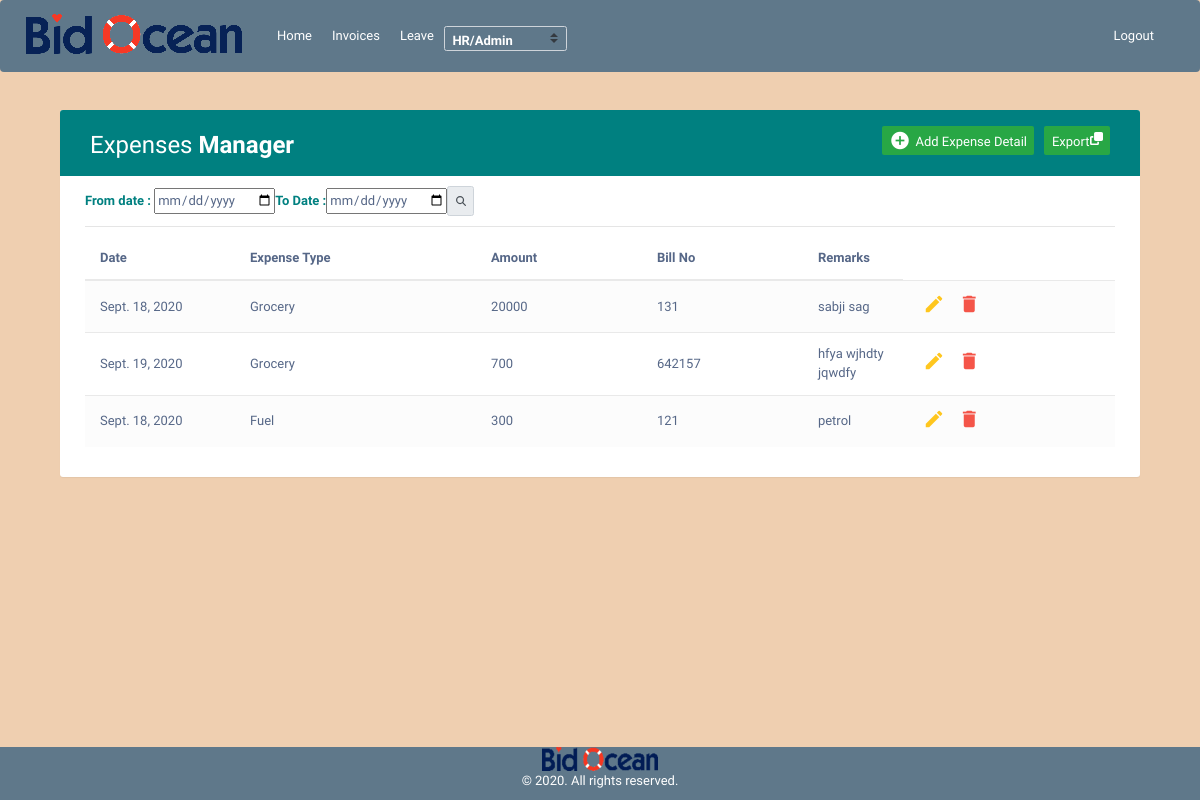
Before: /expenses/ (signed in) with the older database file.
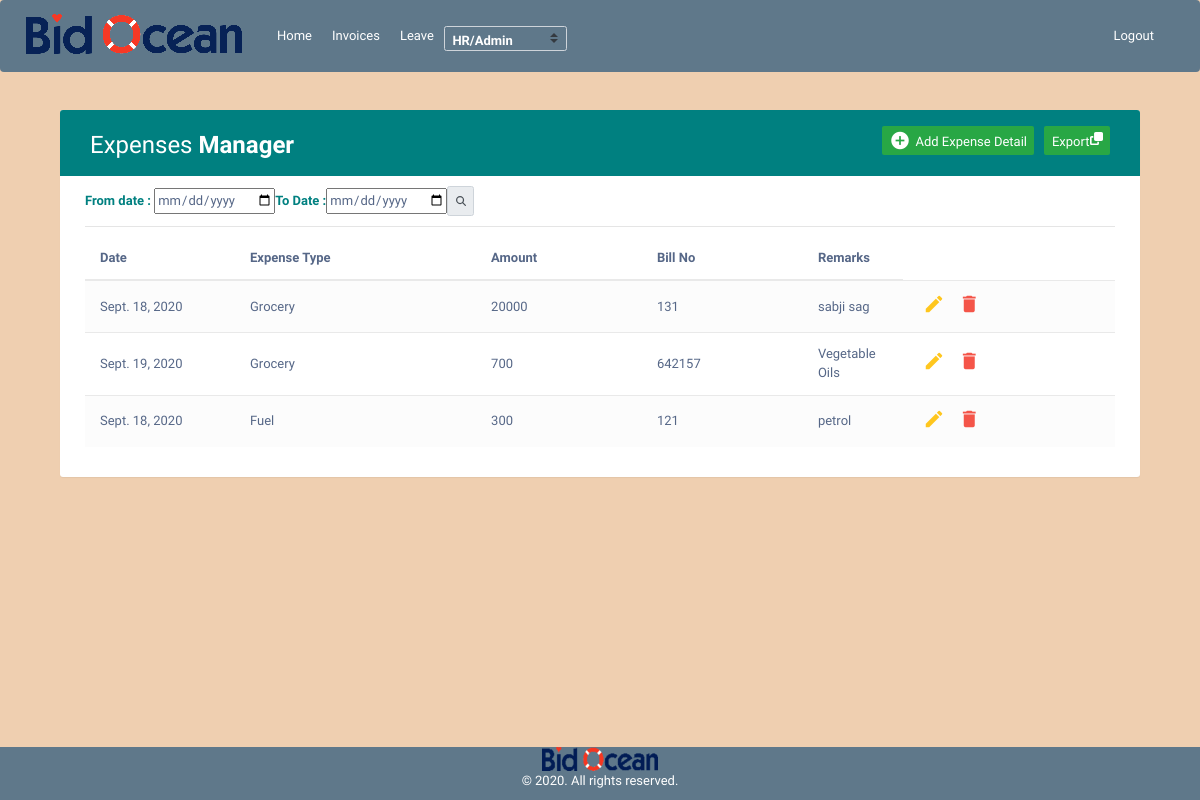
After: the same page with the newer database file.
### expenses/models.py (models this page shows, shortened)
class Expenses(models.Model):
	id           = models.AutoField(primary_key=True)
	expense_date = models.DateField()
	expense_type = models.ForeignKey(ExpenseType,on_delete=models.CASCADE)
	amount       = models.IntegerField()
	bill_no      = models.CharField(max_length=200)
	remarks      = models.TextField(null=True, blank=True)
	added_by     = models.ForeignKey(Employee, on_delete=models.SET_NULL, null=True, blank=True)

class ExpenseType(models.Model):
	id           = models.AutoField(primary_key=True)
	expense_type = models.CharField(max_length=200)
	added_date   = models.DateTimeField(auto_now_add=True)
	added_by     = models.ForeignKey(Employee, on_delete=models.SET_NULL, null=True, blank=True)

### expenses/views.py (the view, shortened to what this page needs)
# urls.py: path("",views.ExpensesView.as_view(),name="expenses"),
class ExpensesView(AdminOrHRPanelMixin, TemplateView):
    template_name = 'expenses/expenses.html'
    def get(self, request):
        employee         = Employee.objects.get(auth_tbl=self.request.user)
        role             = employee.role.name.lower()
        expenses_list    = Expenses.objects.all()
        expense_types    = ExpenseType.objects.all()
        from_date     = request.GET.get('from_date', None)
        to_date       = request.GET.get('to_date', None)
        query_param = {}
        if (from_date is not None and to_date is not None) and (from_date != "" and to_date != ""):
            query_param['from_date'] = from_date
            query_param['to_date']   = to_date
            to_date       = datetime.strptime(to_date,"%Y-%m-%d").date()
            from_date     = datetime.strptime(from_date,"%Y-%m-%d").date()
            expenses_list = expenses_list.filter(expense_date__gte=from_date, expense_date__lte=to_date)
        expenses_list = expenses_list.order_by('-amount')
        paginator        = Paginator(expenses_list,10)
        page             = request.GET.get('page')
        paginatedcontent = paginator.get_page(page)
        context = {
            'role'          : role,
            'expense_types' : expense_types,
            'expenses'      : paginatedcontent,
            'query_param'   : query_param,
        }
        return render(request, self.template_name, context)

### user_invoice/mixin.py (called while the page is built)
    def test_func(self):
        user     = self.request.user
        employee = Employee.objects.get(auth_tbl=user)
        return employee.role.name.lower() == 'admin' or employee.role.name.lower() == 'hr'

### expenses/templates/expenses/expenses.html (shortened to what this page needs)
{% extends "user_invoice/base.html" %}
{% load crispy_forms_tags %}
{% block content %}
<!DOCTYPE html>
<html lang="en">
<head>
<link rel="stylesheet" href="https://maxcdn.bootstrapcdn.com/font-awesome/4.7.0/css/font-awesome.min.css">
<link rel="stylesheet" href="https://maxcdn.bootstrapcdn.com/bootstrap/3.3.7/css/bootstrap.min.css">
<link rel="stylesheet" href="https://maxcdn.bootstrapcdn.com/bootstrap/4.0.0/css/bootstrap.min.css">
  <body style="background-color: #EFCFB0;">
    <div class="container" style="margin-top: 80px;">
        <div class="table-wrapper">
            <div class="table-title">
                <div class="row">
                    <div class="col-sm-6">
						<h2>Expenses <b>Manager</b></h2>
					</div>
					<div class="col-sm-6">
						<a href="{% url 'export_expenses_xls' %}" class="btn btn-success"><i class="fa fa-clone" aria-hidden="true"></i>
							<span>Export</span> </a>
						<a href="#addEmployeeModal" class="btn btn-success" data-toggle="modal"><i class="material-icons">&#xE147;</i> <span>Add Expense Detail</span></a>
					</div>
                </div>
            </div>
            <form>
            <table>
            	<tr>
            		<td><b style="color: teal;"> From date :</b> <input type="date" name="from_date" value="{{request.GET.from_date}}"></td>
					<td><b style="color: teal;"> To Date :</b><input type="date" name="to_date" value="{{request.GET.to_date}}"></td>
					<td><button class="input-group-text" style="height: 30px;" type="submit" name="submitbtn"><i class="fa fa-search"></i></td>
            	</tr>
            </table>
        	</form>
            <hr>
            <table class="table table-striped table-hover">
                <thead>
                    <tr>
                        <th>Date</th>
						<th>Expense Type</th>
                        <th>Amount</th>
                        <th>Bill No</th>
                        <th>Remarks</th>
                    </tr>
                </thead>
                <tbody>
                	{% for expense in expenses %}
                    <tr>
                        <td>{{expense.expense_date}}</td>
                        <td>{{expense.expense_type.expense_type}}</td>
						<td>{{expense.amount}}</td>
                        <td>{{expense.bill_no}}</td>
                        <td>{{expense.remarks}}</td>
                        <td>
                            <a href="#editEmployeeModal" alt="{{expense.pk}}" class="edit" data-toggle="modal"><i class="material-icons" data-toggle="tooltip" title="Edit">&#xE254;</i></a>
                            <a href="#deleteEmployeeModal" alt="{{expense.pk}}" class="delete" data-toggle="modal"><i class="material-icons" data-toggle="tooltip" title="Delete">&#xE872;</i></a>
                        </td>
                    </tr>
                    {% endfor %}
                </tbody>
            </table>
        </div>
    </div>
</body>
</html>
{% endblock content %}

Changed rows visible on the page:
changed Expenses: remarks "hfya wjhdty jqwdfy" → "Vegetable Oils"
